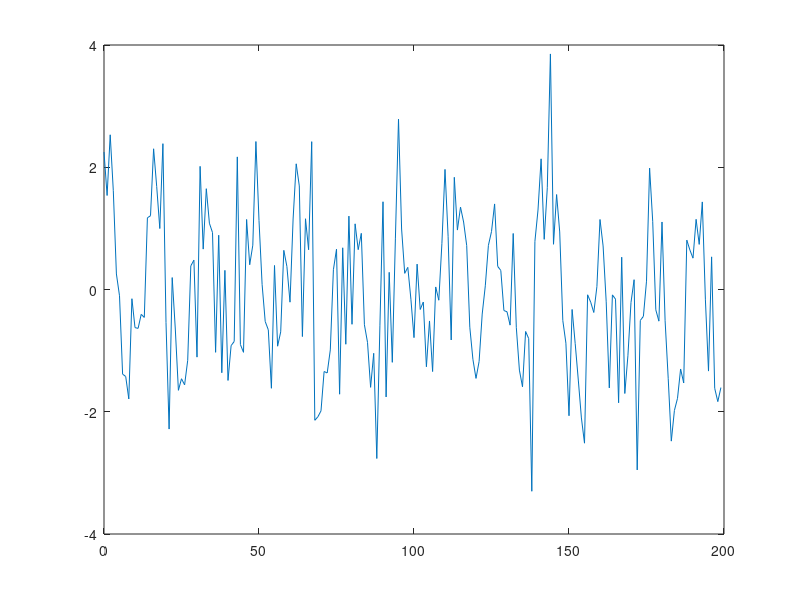

The MATLAB source for this figure:
clc ; 
clear all ; 
close all ;

N = 200 ;
n = 0 : N - 1 ;

omega0 = pi / 8 ;

e = randn( 1, N ) ;                         % zgomot alb

x = cos( omega0 * n ) + e ;                 % functia
plot( n, x ) ;